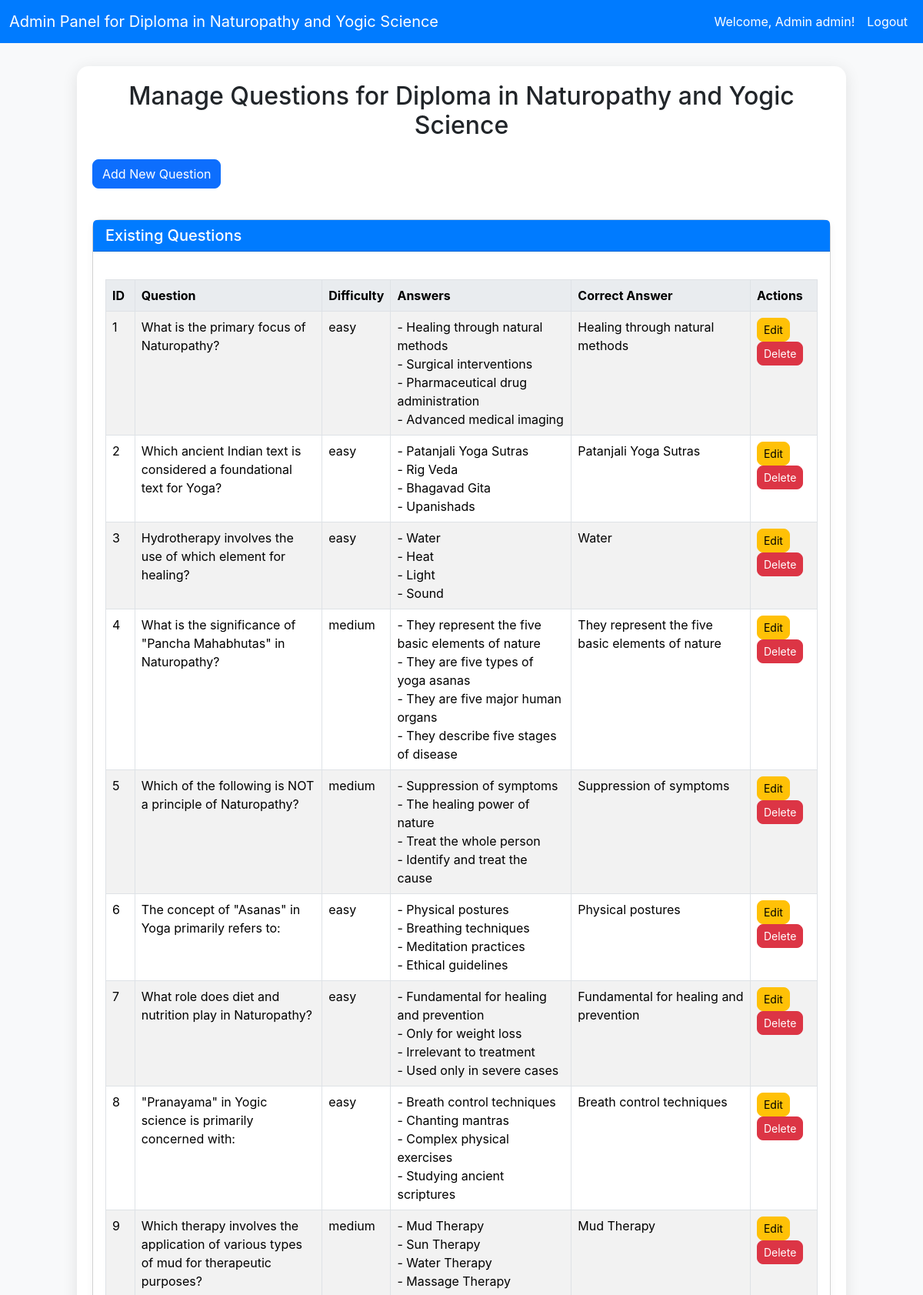
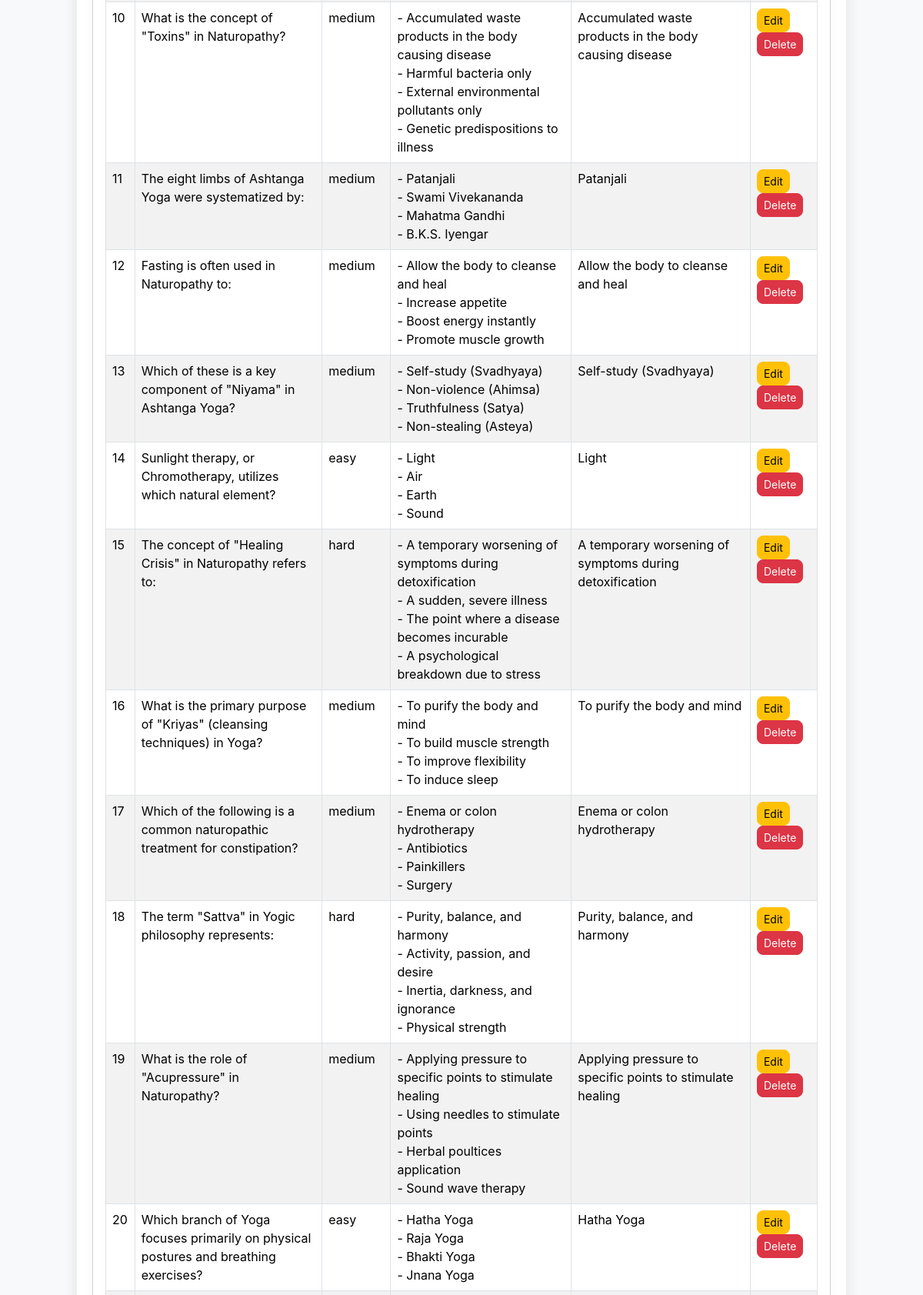
/admin/manage_questions.php (signed in, upper part), run on the app's committed database (2 pictures, top to bottom).
### tables this page shows
CREATE TABLE `answers` (
  `id` int(11) NOT NULL,
  `question_id` int(11) NOT NULL,
  `answer_text` text NOT NULL,
  `is_correct` tinyint(1) NOT NULL DEFAULT 0
);

CREATE TABLE `questions` (
  `id` int(11) NOT NULL,
  `question_text` text NOT NULL,
  `difficulty` enum('easy','medium','hard') DEFAULT 'medium',
  `created_at` timestamp NOT NULL DEFAULT current_timestamp()
);

### admin/manage_questions.php (the view, shortened to what this page needs)
<?php require_once '../config.php'; ?>
<!DOCTYPE html>
<html lang="en">
<head>
    <link href="https://cdn.jsdelivr.net/npm/bootstrap@5.3.7/dist/css/bootstrap.min.css" rel="stylesheet">
</head>
<body>
    <nav class="navbar navbar-expand-lg navbar-dark">
        <div class="container-fluid">
            <a class="navbar-brand" href="dashboard.php">Admin Panel for <?php echo APP_NAME; ?></a>
            <div class="collapse navbar-collapse" id="navbarNav">
                <ul class="navbar-nav ms-auto">
                    <li class="nav-item">
                        <span class="nav-link">Welcome, Admin <?php echo htmlspecialchars($_SESSION['username'] ?? ''); ?>!</span>
                    </li>
                    <li class="nav-item">
                        <a class="nav-link" href="../logout.php">Logout</a>
                    </li>
                </ul>
            </div>
        </div>
    </nav>
    <div class="container admin-container">
        <h2 class="text-center mb-4">Manage Questions for <?php echo APP_NAME; ?></h2>
        <button type="button" class="btn btn-primary mb-3" data-bs-toggle="modal" data-bs-target="#addEditQuestionModal" id="addQuestionBtn">
            Add New Question
        </button>
        <div class="card mt-4">
            <div class="card-header">
                <h5 class="mb-0">Existing Questions</h5>
            </div>
            <div class="card-body">
                <div class="table-responsive">
                    <table class="table table-bordered table-striped">
                        <thead>
                            <tr>
                                <th>ID</th>
                                <th>Question</th>
                                <th>Difficulty</th>
                                <th>Answers</th>
                                <th>Correct Answer</th>
                                <th>Actions</th>
                            </tr>
                        </thead>
                        <tbody>
                            <?php
                            try {
                                $stmt = $pdo->query("SELECT q.id AS question_id, q.question_text, q.difficulty, a.answer_text, a.is_correct
                                                     FROM questions q
                                                     LEFT JOIN answers a ON q.id = a.question_id
                                                     ORDER BY q.id");
                                $all_questions_data = $stmt->fetchAll();
                                $questions_formatted = [];
                                foreach ($all_questions_data as $row) {
                                    $q_id = $row['question_id'];
                                    if (!isset($questions_formatted[$q_id])) {
                                        $questions_formatted[$q_id] = [
                                            'question_text' => $row['question_text'],
                                            'difficulty' => $row['difficulty'],
                                            'answers' => [],
                                            'correct_answer' => ''
                                        ];
                                    }
                                    $questions_formatted[$q_id]['answers'][] = $row['answer_text'];
                                    if ($row['is_correct']) {
                                        $questions_formatted[$q_id]['correct_answer'] = $row['answer_text'];
                                    }
                                }
                                if (empty($questions_formatted)) {
                                    echo '<tr><td colspan="6" class="text-center">No questions added yet.</td></tr>';
                                } else {
                                    foreach ($questions_formatted as $q_id => $q_data) {
                                        echo '<tr>';
                                        echo '<td>' . htmlspecialchars($q_id) . '</td>';
                                        echo '<td>' . htmlspecialchars($q_data['question_text']) . '</td>';
                                        echo '<td>' . htmlspecialchars($q_data['difficulty']) . '</td>';
                                        echo '<td>';
                                        foreach ($q_data['answers'] as $ans) {
                                            echo '- ' . htmlspecialchars($ans) . '<br>';
                                        }
                                        echo '</td>';
                                        echo '<td>' . htmlspecialchars($q_data['correct_answer']) . '</td>';
                                        echo '<td>';
                                        echo '<button type="button" class="btn btn-warning btn-sm me-2 edit-question-btn rounded-md" data-id="' . $q_id . '" data-bs-toggle="modal" data-bs-target="#addEditQuestionModal">Edit</button>';
                                        echo '<a href="manage_questions.php?action=delete&id=' . $q_id . '" class="btn btn-danger btn-sm rounded-md" onclick="return confirm(\'Are you sure you want to delete this question?\');">Delete</a>';
                                        echo '</td>';
                                        echo '</tr>';
                                    }
                                }
                            } catch (PDOException $e) {
                                echo '<tr><td colspan="6" class="text-center text-danger">Error loading questions: ' . $e->getMessage() . '</td></tr>';
                            }
                            ?>
                        </tbody>
                    </table>
                </div>
            </div>
        </div>
    </div>
</body>
</html>

### admin/manage_questions.php (style rules this page uses)
body { background-color: #f8f9fa; font-family: "Inter", sans-serif; }
.navbar { background-color: #007bff; }
.navbar-brand, .nav-link { color: #ffffff !important; }
.admin-container { max-width: 1000px; margin: 30px auto; padding: 20px; background-color: #ffffff; border-radius: 15px; box-shadow: 0 4px 20px rgba(0, 0, 0, 0.1); }
.card { border-radius: 10px; box-shadow: 0 2px 10px rgba(0, 0, 0, 0.05); }
.card-header { background-color: #007bff; color: white; border-top-left-radius: 10px; border-top-right-radius: 10px; }
.btn-primary, .btn-success, .btn-warning, .btn-danger { border-radius: 8px; }
.table { margin-top: 20px; }
.table thead th { background-color: #e9ecef; }

### data on the page
answers: q_id "1", question.question_text "What is the primary focus of Naturopathy?", question.difficulty "easy", ans "Healing through natural methods", ans "Surgical interventions", ans "Pharmaceutical drug administration", ans "Advanced medical imaging", answer_text "Healing through natural methods"
answers: q_id "2", question.question_text "Which ancient Indian text is considered a foundational text for Yoga?", question.difficulty "easy", ans "Patanjali Yoga Sutras", ans "Rig Veda", ans "Bhagavad Gita", ans "Upanishads", answer_text "Patanjali Yoga Sutras"
answers: q_id "3", question.question_text "Hydrotherapy involves the use of which element for healing?", question.difficulty "easy", ans "Water", ans "Heat", ans "Light", ans "Sound", answer_text "Water"
answers: q_id "4", question.question_text "What is the significance of \"Pancha Mahabhutas\" in Naturopathy?", question.difficulty "medium", ans "They represent the five basic elements of nature", ans "They are five types of yoga asanas", ans "They are five major human organs", ans "They describe five stages of disease", answer_text "They represent the five basic elements of nature"
answers: q_id "5", question.question_text "Which of the following is NOT a principle of Naturopathy?", question.difficulty "medium", ans "Suppression of symptoms", ans "The healing power of nature", ans "Treat the whole person", ans "Identify and treat the cause", answer_text "Suppression of symptoms"
answers: q_id "6", question.question_text "The concept of \"Asanas\" in Yoga primarily refers to:", question.difficulty "easy", ans "Physical postures", ans "Breathing techniques", ans "Meditation practices", ans "Ethical guidelines", answer_text "Physical postures"
answers: q_id "7", question.question_text "What role does diet and nutrition play in Naturopathy?", question.difficulty "easy", ans "Fundamental for healing and prevention", ans "Only for weight loss", ans "Irrelevant to treatment", ans "Used only in severe cases", answer_text "Fundamental for healing and prevention"
answers: q_id "8", question.question_text "\"Pranayama\" in Yogic science is primarily concerned with:", question.difficulty "easy", ans "Breath control techniques", ans "Chanting mantras", ans "Complex physical exercises", ans "Studying ancient scriptures", answer_text "Breath control techniques"
answers: q_id "9", question.question_text "Which therapy involves the application of various types of mud for therapeutic purposes?", question.difficulty "medium", ans "Mud Therapy", ans "Sun Therapy", ans "Water Therapy", ans "Massage Therapy", answer_text "Mud Therapy"
answers: q_id "10", question.question_text "What is the concept of \"Toxins\" in Naturopathy?", question.difficulty "medium", ans "Accumulated waste products in the body causing disease", ans "Harmful bacteria only", ans "External environmental pollutants only", ans "Genetic predispositions to illness", answer_text "Accumulated waste products in the body causing disease"
answers: q_id "11", question.question_text "The eight limbs of Ashtanga Yoga were systematized by:", question.difficulty "medium", ans "Patanjali", ans "Swami Vivekananda", ans "Mahatma Gandhi", ans "B.K.S. Iyengar", answer_text "Patanjali"
answers: q_id "12", question.question_text "Fasting is often used in Naturopathy to:", question.difficulty "medium", ans "Allow the body to cleanse and heal", ans "Increase appetite", ans "Boost energy instantly", ans "Promote muscle growth", answer_text "Allow the body to cleanse and heal"
answers: q_id "13", question.question_text "Which of these is a key component of \"Niyama\" in Ashtanga Yoga?", question.difficulty "medium", ans "Self-study (Svadhyaya)", ans "Non-violence (Ahimsa)", ans "Truthfulness (Satya)", ans "Non-stealing (Asteya)", answer_text "Self-study (Svadhyaya)"
answers: q_id "14", question.question_text "Sunlight therapy, or Chromotherapy, utilizes which natural element?", question.difficulty "easy", ans "Light", ans "Air", ans "Earth", ans "Sound", answer_text "Light"
answers: q_id "15", question.question_text "The concept of \"Healing Crisis\" in Naturopathy refers to:", question.difficulty "hard", ans "A temporary worsening of symptoms during detoxification", ans "A sudden, severe illness", ans "The point where a disease becomes incurable", ans "A psychological breakdown due to stress", answer_text "A temporary worsening of symptoms during detoxification"
answers: q_id "16", question.question_text "What is the primary purpose of \"Kriyas\" (cleansing techniques) in Yoga?", question.difficulty "medium", ans "To purify the body and mind", ans "To build muscle strength", ans "To improve flexibility", ans "To induce sleep", answer_text "To purify the body and mind"
answers: q_id "17", question.question_text "Which of the following is a common naturopathic treatment for constipation?", question.difficulty "medium", ans "Enema or colon hydrotherapy", ans "Antibiotics", ans "Painkillers", ans "Surgery", answer_text "Enema or colon hydrotherapy"
answers: q_id "18", question.question_text "The term \"Sattva\" in Yogic philosophy represents:", question.difficulty "hard", ans "Purity, balance, and harmony", ans "Activity, passion, and desire", ans "Inertia, darkness, and ignorance", ans "Physical strength", answer_text "Purity, balance, and harmony"
answers: q_id "19", question.question_text "What is the role of \"Acupressure\" in Naturopathy?", question.difficulty "medium", ans "Applying pressure to specific points to stimulate healing", ans "Using needles to stimulate points", ans "Herbal poultices application", ans "Sound wave therapy", answer_text "Applying pressure to specific points to stimulate healing"
answers: q_id "20", question.question_text "Which branch of Yoga focuses primarily on physical postures and breathing exercises?", question.difficulty "easy", ans "Hatha Yoga", ans "Raja Yoga", ans "Bhakti Yoga", ans "Jnana Yoga", answer_text "Hatha Yoga"

### other printed values
APP_NAME "Diploma in Naturopathy and Yogic Science"
$_SESSION['username'] "admin"
